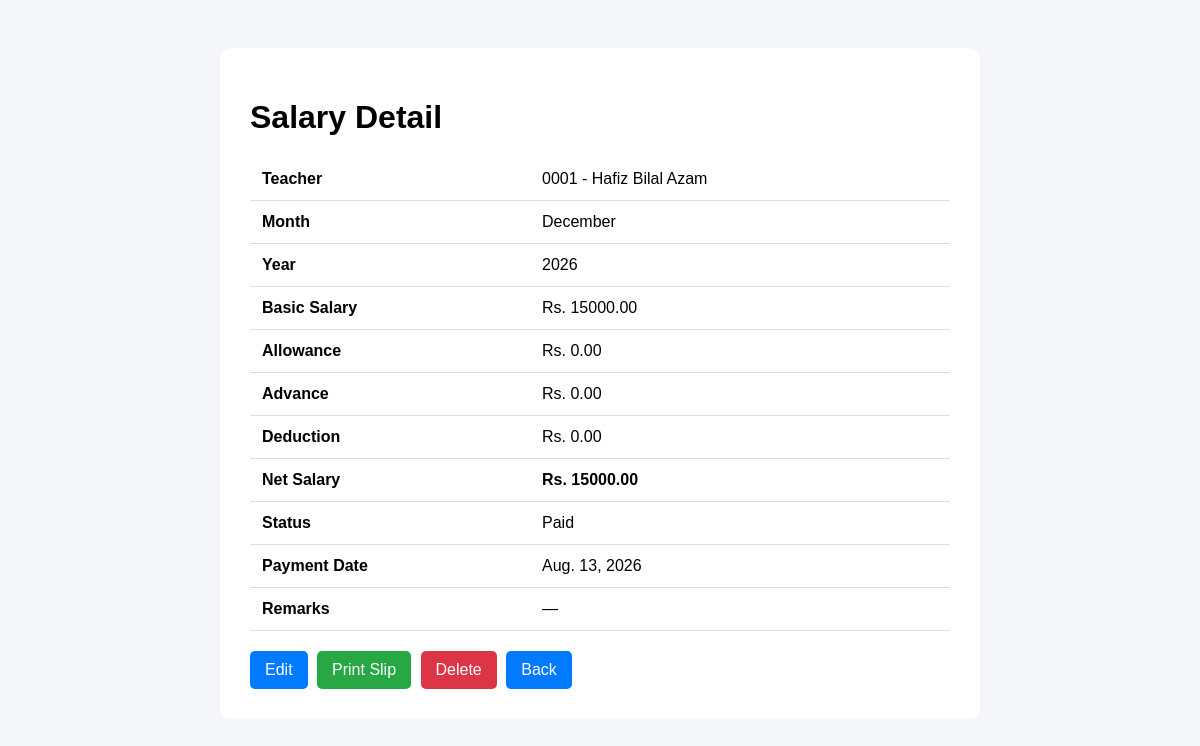
Screenshot of /salary/3/ with the database file from the repository.
### salary/models.py (models this page shows, shortened)
class Salary(models.Model):
    MONTH_CHOICES = [
        ("January", "January"),
        ("February", "February"),
        ("March", "March"),
        ("April", "April"),
        ("May", "May"),
        ("June", "June"),
        ("July", "July"),
        ("August", "August"),
        ("September", "September"),
        ("October", "October"),
        ("November", "November"),
        ("December", "December"),
    ]
    PAYMENT_METHODS = [
        ("Cash", "Cash"),
        ("Bank", "Bank"),
        ("JazzCash", "JazzCash"),
        ("EasyPaisa", "EasyPaisa"),
    ]
    teacher = models.ForeignKey(
        Teacher,
        on_delete=models.CASCADE,
        related_name="salary_entries"
    )
    month = models.CharField(
        max_length=20,
        choices=MONTH_CHOICES
    )
    year = models.PositiveIntegerField()
    basic_salary = models.DecimalField(
        max_digits=10,
        decimal_places=2,
        default=0
    )
    allowance = models.DecimalField(
        max_digits=10,
        decimal_places=2,
        default=0
    )
    advance = models.DecimalField(
        max_digits=10,
        decimal_places=2,
        default=0
    )
    deduction = models.DecimalField(
        max_digits=10,
        decimal_places=2,
        default=0
    )
    net_salary = models.DecimalField(
        max_digits=10,
        decimal_places=2,
        default=0
    )
    paid = models.BooleanField(
        default=False
    )
    payment_method = models.CharField(
        max_length=20,
        choices=PAYMENT_METHODS,
        default="Cash"
    )
    payment_date = models.DateField(
        null=True,
        blank=True
    )
    remarks = models.TextField(
        blank=True
    )
    created_at = models.DateTimeField(
        auto_now_add=True
    )
    class Meta:
        ordering = [
            "-year",
            "-id",
        ]
        constraints = [
            models.UniqueConstraint(
                fields=[
                    "teacher",
                    "month",
                    "year",
                ],
                name="unique_salary_teacher_month_year"
            )
        ]

### teachers/models.py (models this page shows, shortened)
class Teacher(models.Model):
    GENDER_CHOICES = [
        ("Male", "Male"),
        ("Female", "Female"),
    ]
    STATUS_CHOICES = [
        ("Active", "Active"),
        ("Inactive", "Inactive"),
    ]
    user = models.OneToOneField(
        User,
        on_delete=models.SET_NULL,
        related_name="teacher_profile",
        blank=True,
        null=True,
    )
    employee_id = models.CharField(
        max_length=20,
        unique=True,
        blank=True,
        null=True,
    )
    first_name = models.CharField(
        max_length=100
    )
    last_name = models.CharField(
        max_length=100,
        blank=True,
    )
    father_name = models.CharField(
        max_length=150
    )
    photo = models.ImageField(
        upload_to="teachers/",
        blank=True,
        null=True,
    )
    gender = models.CharField(
        max_length=10,
        choices=GENDER_CHOICES,
    )
    date_of_birth = models.DateField()
    phone = models.CharField(
        max_length=20
    )
    email = models.EmailField(
        blank=True,
        null=True,
    )
    cnic = models.CharField(
        max_length=15,
        unique=True,
    )
    qualification = models.CharField(
        max_length=150
    )
    subject = models.CharField(
        max_length=100
    )
    salary = models.DecimalField(
        max_digits=10,
        decimal_places=2,
    )
    joining_date = models.DateField()
    address = models.TextField()
    status = models.CharField(
        max_length=10,
        choices=STATUS_CHOICES,
        default="Active",
    )
    created_at = models.DateTimeField(
        auto_now_add=True
    )
    def __str__(self):
        return (
            f"{self.employee_id} - "
            f"{self.first_name} "
            f"{self.last_name}"
        )

### salary/views.py (the view)
def salary_detail(request, pk):
    salary = get_object_or_404(
        Salary.objects.select_related(
            "teacher"
        ),
        pk=pk
    )
    return render(
        request,
        "salary/salary_detail.html",
        {
            "salary": salary
        }
    )

### salary/templates/salary/salary_detail.html (shortened to what this page needs)
<!DOCTYPE html>
<html>
<head>
</head>
<body>
<div class="container">
    <h1>Salary Detail</h1>
    <table>
        <tr>
            <td>Teacher</td>
            <td>{{ salary.teacher }}</td>
        </tr>
        <tr>
            <td>Month</td>
            <td>{{ salary.month }}</td>
        </tr>
        <tr>
            <td>Year</td>
            <td>{{ salary.year }}</td>
        </tr>
        <tr>
            <td>Basic Salary</td>
            <td>Rs. {{ salary.basic_salary }}</td>
        </tr>
        <tr>
            <td>Allowance</td>
            <td>Rs. {{ salary.allowance }}</td>
        </tr>
        <tr>
            <td>Advance</td>
            <td>Rs. {{ salary.advance }}</td>
        </tr>
        <tr>
            <td>Deduction</td>
            <td>Rs. {{ salary.deduction }}</td>
        </tr>
        <tr>
            <td>Net Salary</td>
            <td><strong>Rs. {{ salary.net_salary }}</strong></td>
        </tr>
        <tr>
            <td>Status</td>
            <td>
                {% if salary.paid %}
                    Paid
                {% else %}
                    Unpaid
                {% endif %}
            </td>
        </tr>
        <tr>
            <td>Payment Date</td>
            <td>
                {{ salary.payment_date|default:"Not paid yet" }}
            </td>
        </tr>
        <tr>
            <td>Remarks</td>
            <td>
                {{ salary.remarks|default:"—" }}
            </td>
        </tr>
    </table>
    <a
        href="{% url 'salary:edit_salary' salary.pk %}"
        class="btn"
    >
        Edit
    </a>
    <a
        href="{% url 'salary:print_salary_slip' salary.pk %}"
        class="btn print"
    >
        Print Slip
    </a>
    <a
        href="{% url 'salary:delete_salary' salary.pk %}"
        class="btn delete"
    >
        Delete
    </a>
    <a
        href="{% url 'salary:salary_list' %}"
        class="btn"
    >
        Back
    </a>
</div>
</body>
</html>

### salary/templates/salary/salary_detail.html (style rules this page uses)
body { font-family: Arial, sans-serif; background: #f5f6fa; padding: 40px; }
.container { max-width: 700px; margin: auto; background: white; padding: 30px; border-radius: 10px; }
table { width: 100%; border-collapse: collapse; }
td { padding: 12px; border-bottom: 1px solid #ddd; }
td:first-child { font-weight: bold; width: 40%; }
.btn { display: inline-block; padding: 10px 15px; background: #007bff; color: white; text-decoration: none; border-radius: 5px; margin-top: 20px; margin-right: 5px; }
.delete { background: #dc3545; }
.print { background: #28a745; }

### rows the page displays
Salary: teacher "0001 - Hafiz Bilal Azam", month "December", year "2026", basic_salary "15000.00", allowance "0.00", advance "0.00", deduction "0.00", net_salary "15000.00", payment_date "Aug. 13, 2026", remarks "—"
